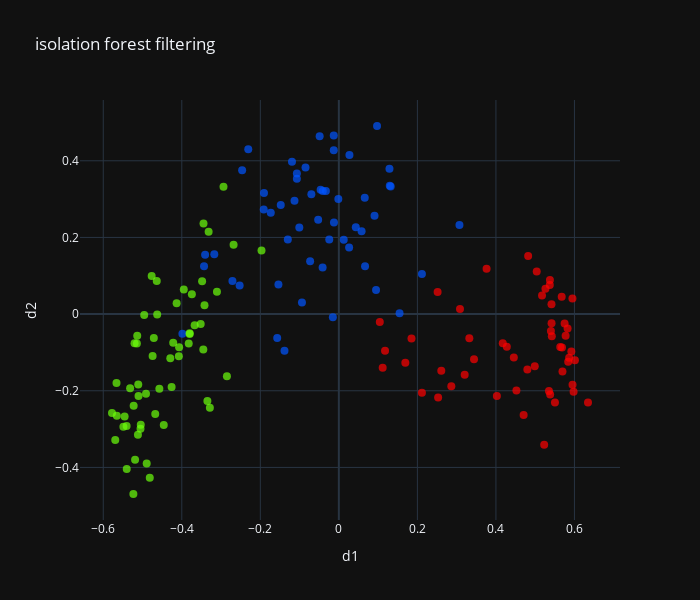

Notebook cell for this chart:
### Code cell
from sklearn.ensemble import IsolationForest

clf = IsolationForest(random_state=10,contamination=outliers_to_remove)
outliers_mask=clf.fit_predict(data)==-1
render_results(X,y,validate_model,scaler,outliers_mask,"isolation forest filtering")

### Figure 1 — Plotly figure (JSON) as saved in the notebook; plotly's stock layout.template omitted (floating-point values rounded to 4 significant figures; data arrays with more than 128 entries replaced by an {"elided": "..."} marker saying what was removed)
{"data": [{"marker": {"color": {"elided": "162 str values"}, "opacity": 0.7, "size": 8}, "mode": "markers", "type": "scatter", "x": {"elided": "162 float values"}, "y": {"elided": "162 float values"}}], "layout": {"height": 600, "title": {"text": "isolation forest filtering"}, "width": 700, "xaxis": {"title": {"text": "d1"}}, "yaxis": {"title": {"text": "d2"}}}}
